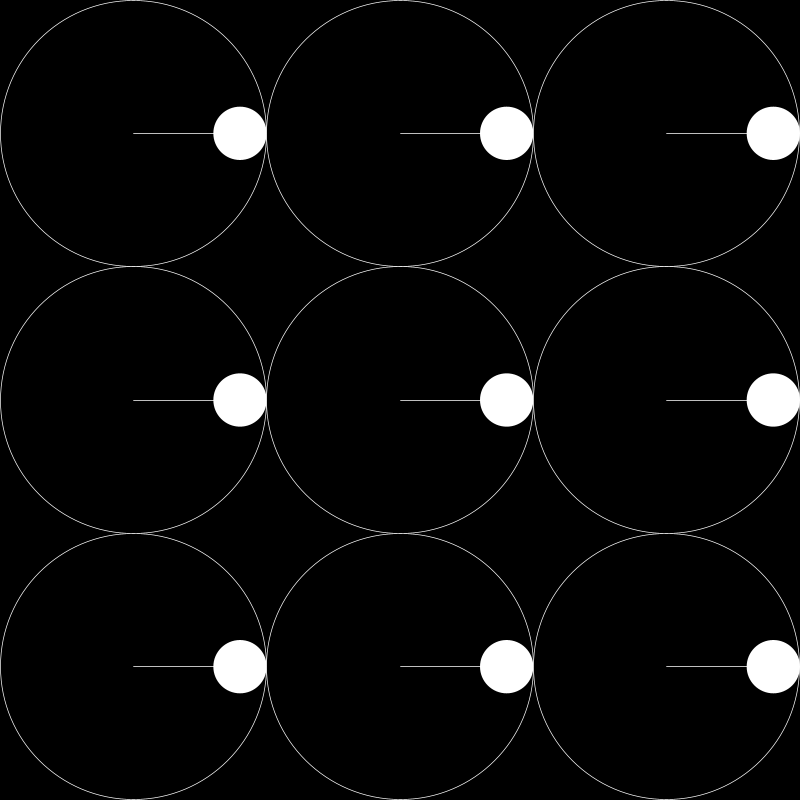
Frame 1 (no input)
Frame 60 (the mouse pressed at the canvas centre just before this capture): identical to frame 1, image omitted
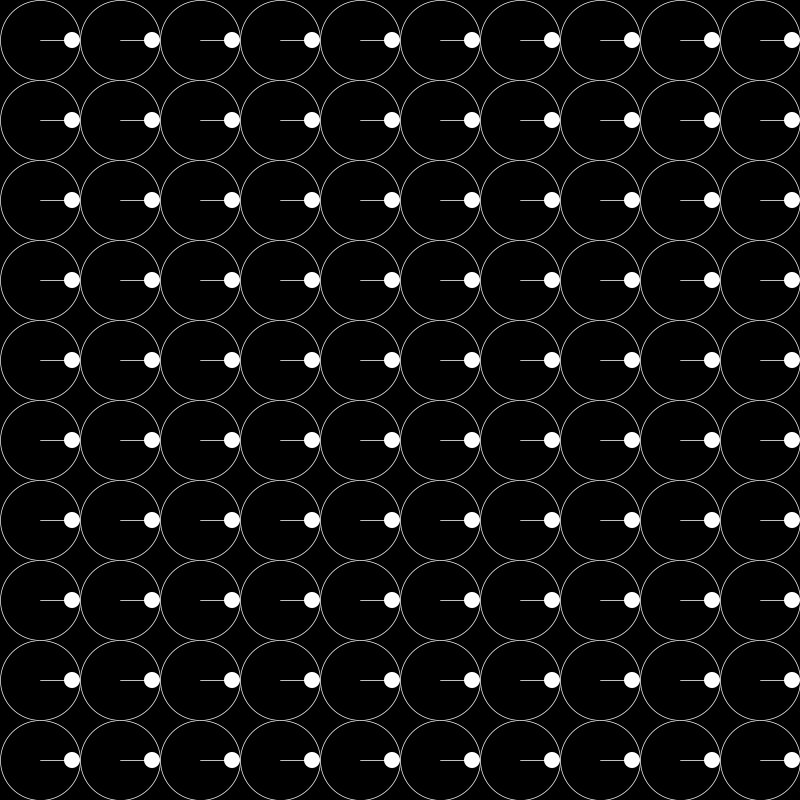
Frame 120 (the mouse held since frame 60 and released just before this capture)

The Processing sketch that drew these frames (run headless with seeded random() and noise(); from frame 60 on, the mouse is pressed at the canvas centre):

// Processing sketch: forAndRandomness
// ── forAndRandomness.pde
int tileNum;

void setup() {
  size(800, 800);
}

void draw() {
  background(0);
  tileNum = int(map(mouseX, 0, width, 3, 16 + 1));  // 마우스 위치에 따라 타일 개수 변화
  float tileSize = width / float(tileNum);  // 타일 크기 계산

  for (int row = 0; row < tileNum; row++) {
    for (int col = 0; col < tileNum; col++) {
      float rectX = tileSize * col;
      float rectY = tileSize * row;
    
      // 사각형 중심에 원 그리기
      float centerX = rectX + tileSize / 2;
      float centerY = rectY + tileSize / 2;
      float circleSize = tileSize;  // 원 크기를 타일 크기로 설정
      
      // 원의 테두리 색을 흰색으로 설정
      stroke(255);  // 테두리 흰색
      strokeWeight(0.7);  // 테두리 두께 설정
      fill(0);  // 원 내부 색을 검정으로 설정
      ellipse(centerX, centerY, circleSize, circleSize);  // 큰 원 그리기
      
      // 반지름 그리기
      float radius = circleSize / 2;  // 반지름 길이 설정
      stroke(255);  // 반지름 색을 흰색으로 설정
      strokeWeight(0.7);  // 반지름 두께 설정
      line(centerX, centerY, centerX + radius, centerY);  // 중심에서 3시 방향으로 반지름 그리기
      
      // 반지름 끝에 작은 원 그리기
      float smallCircleSize = tileSize * 0.2;  // 작은 원 크기 설정
      float adjustedRadius = radius - smallCircleSize / 2;  // 작은 원이 큰 원 안에 있도록 반지름 조정
      fill(255);  // 작은 원 내부 색을 흰색으로 설정
      noStroke();  // 작은 원의 테두리는 없도록 설정
      ellipse(centerX + adjustedRadius, centerY, smallCircleSize, smallCircleSize);  // 작은 원 그리기
    }
  }
}
